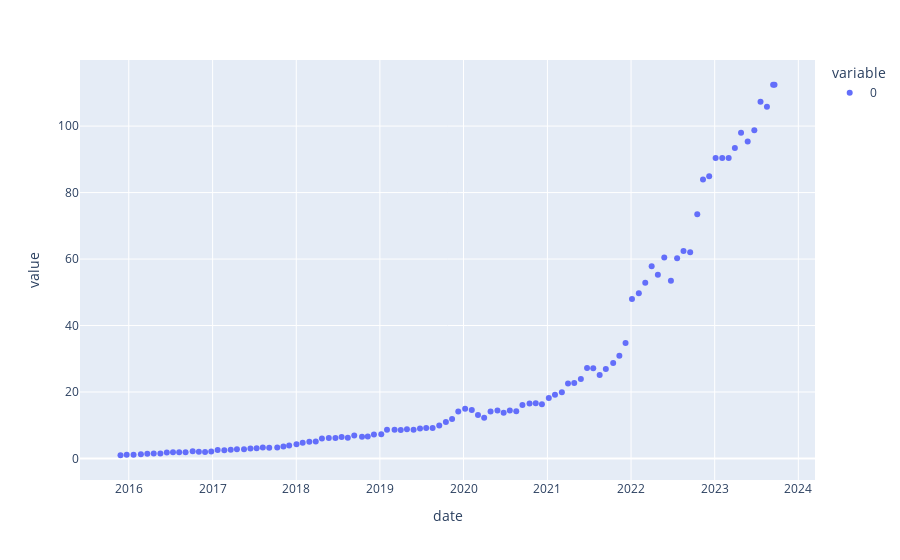

Source (notebook cell):
### Code cell
(
    df_result_opt[['rtn_3_fixed', 'rtn_5_float']].mean(axis=1)
    +1
).cumprod().plot(kind='scatter')
